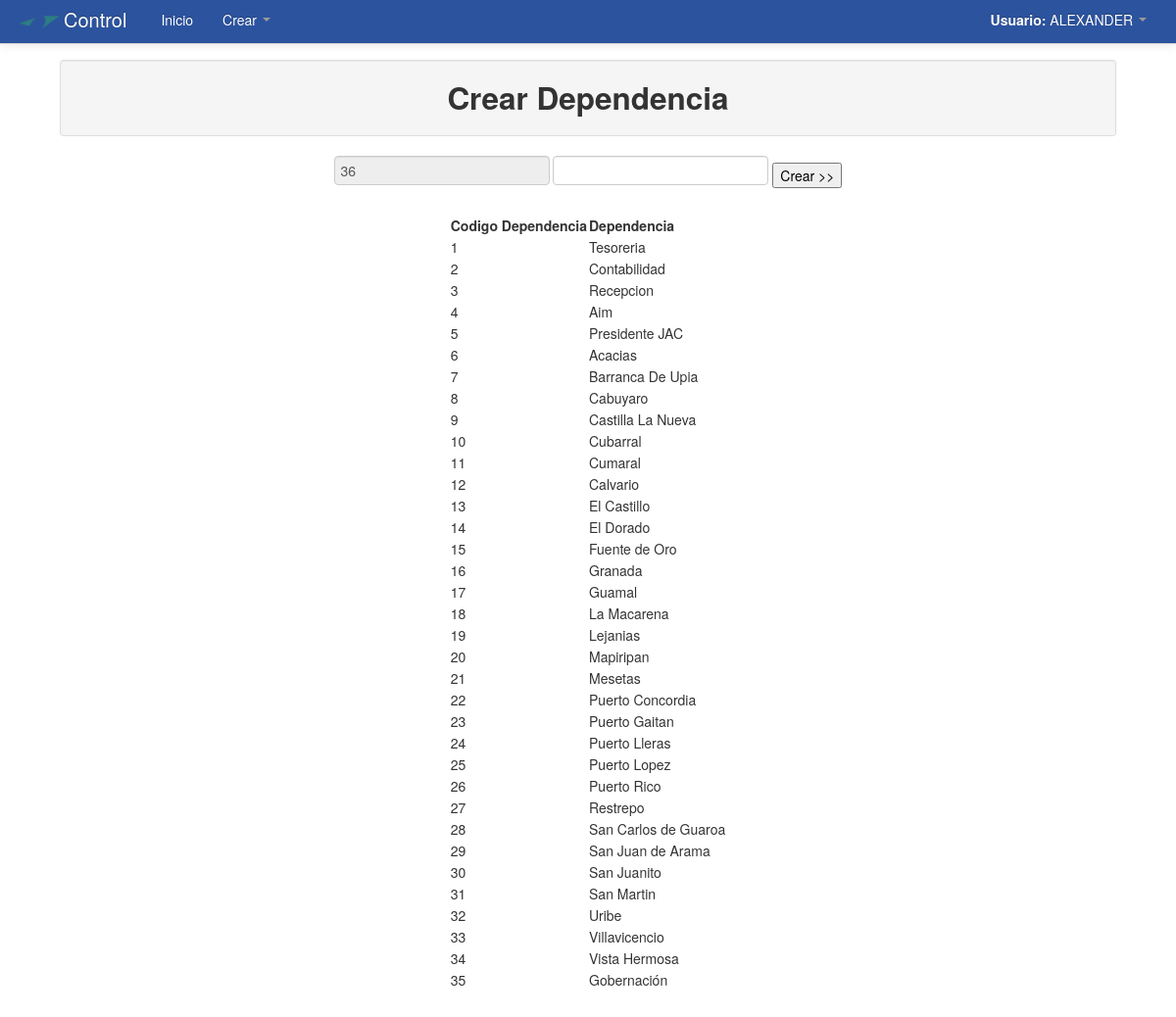
Screenshot of /Modulos/Crear/dependencia.php (signed in) with the database file from the repository.
### tables this page shows
CREATE TABLE `dependencias` (
  `cod_dependencia` int(11) NOT NULL AUTO_INCREMENT,
  `dependencia` varchar(100) NOT NULL,
  PRIMARY KEY (`cod_dependencia`)
);

### Modulos/Crear/dependencia.php (the view, shortened to what this page needs)
<!DOCTYPE html>
<html lang="es">
  <head>
    <link href="../../css/bootstrap.css" rel="stylesheet">
    <link href="../../css/bootstrap-responsive.css" rel="stylesheet">
  </head>
  <body>
    <?php include_once "../../menu/m_crear.php"; ?>
	<div align="center">
    	<table width="90%">
          <tr>
            <td>
            	<table class="table table-bordered">
                  <tr class="well">
                    <td>
                    	<h2 align="center">Crear Dependencia</h2>
                    </td>
                  </tr>
                </table>
                <div align="center">
		    <form method="POST" action="dependencia2.php">
			<?php
				$consultaCod_dependencia=mysql_query("SELECT MAX(cod_dependencia) AS ultimoDependencia FROM dependencias");
					while($filadependencia=mysql_fetch_array($consultaCod_dependencia)){
						$nuevoCod_dependencia=$filadependencia['ultimoDependencia']+1;
						echo '<input type="text" name="cod_dependencia" readonly value="'.$nuevoCod_dependencia.'">';
					}
			?>
			<input type="text" name="dependencia">
			<input type="submit" value="Crear >>">
		    </form>
			<table>
			<td><strong>Codigo Dependencia </strong></td>
			<td><strong>Dependencia </strong></td>
			<?php
				$consultadependencia=mysql_query("SELECT * FROM dependencias");
					while($filadependencia=mysql_fetch_array($consultadependencia)){
					echo "<tr>";
						echo '<td>'.$filadependencia['cod_dependencia'].'</td>';
						echo '<td>'.$filadependencia['dependencia'].'</td>';
					echo "</tr>";
					}
			echo "</table>";
			?>
		</table>
    </div>
  </body>
</html>

### Modulos/Crear/dependencia.php (style rules this page uses)
body { padding-top: 60px; padding-bottom: 40px; }

### rows the page displays
dependencias: cod_dependencia "1", dependencia "Tesoreria"
dependencias: cod_dependencia "2", dependencia "Contabilidad"
dependencias: cod_dependencia "3", dependencia "Recepcion"
dependencias: cod_dependencia "4", dependencia "Aim"
dependencias: cod_dependencia "5", dependencia "Presidente JAC"
dependencias: cod_dependencia "6", dependencia "Acacias"
dependencias: cod_dependencia "7", dependencia "Barranca De Upia"
dependencias: cod_dependencia "8", dependencia "Cabuyaro"
dependencias: cod_dependencia "9", dependencia "Castilla La Nueva"
dependencias: cod_dependencia "10", dependencia "Cubarral"
dependencias: cod_dependencia "11", dependencia "Cumaral"
dependencias: cod_dependencia "12", dependencia "Calvario"
dependencias: cod_dependencia "13", dependencia "El Castillo"
dependencias: cod_dependencia "14", dependencia "El Dorado"
dependencias: cod_dependencia "15", dependencia "Fuente de Oro"
dependencias: cod_dependencia "16", dependencia "Granada"
dependencias: cod_dependencia "17", dependencia "Guamal"
dependencias: cod_dependencia "18", dependencia "La Macarena"
dependencias: cod_dependencia "19", dependencia "Lejanias"
dependencias: cod_dependencia "20", dependencia "Mapiripan"
dependencias: cod_dependencia "21", dependencia "Mesetas"
dependencias: cod_dependencia "22", dependencia "Puerto Concordia"
dependencias: cod_dependencia "23", dependencia "Puerto Gaitan"
dependencias: cod_dependencia "24", dependencia "Puerto Lleras"
dependencias: cod_dependencia "25", dependencia "Puerto Lopez"
dependencias: cod_dependencia "26", dependencia "Puerto Rico"
dependencias: cod_dependencia "27", dependencia "Restrepo"
dependencias: cod_dependencia "28", dependencia "San Carlos de Guaroa"
dependencias: cod_dependencia "29", dependencia "San Juan de Arama"
dependencias: cod_dependencia "30", dependencia "San Juanito"
dependencias: cod_dependencia "31", dependencia "San Martin"
dependencias: cod_dependencia "32", dependencia "Uribe"
dependencias: cod_dependencia "33", dependencia "Villavicencio"
dependencias: cod_dependencia "34", dependencia "Vista Hermosa"
dependencias: cod_dependencia "35", dependencia "Gobernación"

### other values shown
$_SESSION['user_name'] "ALEXANDER"
